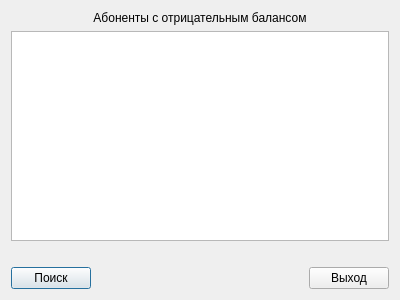
<?xml version="1.0" encoding="UTF-8"?>
<ui version="4.0">
 <class>minus</class>
 <widget class="QDialog" name="minus">
  <property name="geometry">
   <rect>
    <x>0</x>
    <y>0</y>
    <width>400</width>
    <height>300</height>
   </rect>
  </property>
  <property name="windowTitle">
   <string>Dialog</string>
  </property>
  <layout class="QVBoxLayout" name="verticalLayout">
   <item>
    <widget class="QLabel" name="label">
     <property name="text">
      <string>Абоненты с отрицательным балансом</string>
     </property>
     <property name="alignment">
      <set>Qt::AlignCenter</set>
     </property>
    </widget>
   </item>
   <item>
    <widget class="QTextEdit" name="textEdit"/>
   </item>
   <item>
    <spacer name="horizontalSpacer">
     <property name="orientation">
      <enum>Qt::Horizontal</enum>
     </property>
     <property name="sizeHint" stdset="0">
      <size>
       <width>40</width>
       <height>20</height>
      </size>
     </property>
    </spacer>
   </item>
   <item>
    <layout class="QHBoxLayout" name="horizontalLayout">
     <item>
      <widget class="QPushButton" name="pushButton_2">
       <property name="text">
        <string>Поиск</string>
       </property>
      </widget>
     </item>
     <item>
      <spacer name="horizontalSpacer_2">
       <property name="orientation">
        <enum>Qt::Horizontal</enum>
       </property>
       <property name="sizeHint" stdset="0">
        <size>
         <width>40</width>
         <height>20</height>
        </size>
       </property>
      </spacer>
     </item>
     <item>
      <widget class="QPushButton" name="pushButton">
       <property name="text">
        <string>Выход</string>
       </property>
      </widget>
     </item>
    </layout>
   </item>
  </layout>
 </widget>
 <resources/>
 <connections>
  <connection>
   <sender>pushButton</sender>
   <signal>clicked()</signal>
   <receiver>minus</receiver>
   <slot>Close()</slot>
   <hints>
    <hint type="sourcelabel">
     <x>389</x>
     <y>283</y>
    </hint>
    <hint type="destinationlabel">
     <x>379</x>
     <y>257</y>
    </hint>
   </hints>
  </connection>
  <connection>
   <sender>pushButton_2</sender>
   <signal>clicked()</signal>
   <receiver>minus</receiver>
   <slot>Search()</slot>
   <hints>
    <hint type="sourcelabel">
     <x>49</x>
     <y>271</y>
    </hint>
    <hint type="destinationlabel">
     <x>132</x>
     <y>270</y>
    </hint>
   </hints>
  </connection>
 </connections>
 <slots>
  <slot>Close()</slot>
  <slot>Search()</slot>
 </slots>
</ui>
